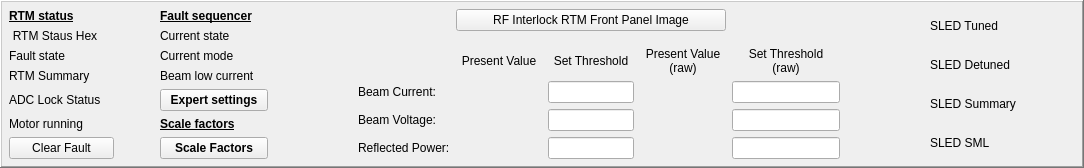
        <widget class="QFrame" name="frame">
         <property name="frameShape">
          <enum>QFrame::WinPanel</enum>
         </property>
         <property name="frameShadow">
          <enum>QFrame::Raised</enum>
         </property>
         <property name="lineWidth">
          <number>9</number>
         </property>
         <layout class="QHBoxLayout" name="horizontalLayout">
          <property name="leftMargin">
           <number>5</number>
          </property>
          <property name="topMargin">
           <number>5</number>
          </property>
          <property name="rightMargin">
           <number>5</number>
          </property>
          <property name="bottomMargin">
           <number>5</number>
          </property>
          <item>
           <layout class="QGridLayout" name="gridLayout">
            <property name="leftMargin">
             <number>2</number>
            </property>
            <property name="topMargin">
             <number>2</number>
            </property>
            <property name="rightMargin">
             <number>2</number>
            </property>
            <property name="bottomMargin">
             <number>2</number>
            </property>
            <item row="4" column="0">
             <widget class="QLabel" name="label_2">
              <property name="styleSheet">
               <string notr="true"/>
              </property>
              <property name="text">
               <string>RTM Summary</string>
              </property>
              <property name="alignment">
               <set>Qt::AlignLeading|Qt::AlignLeft|Qt::AlignVCenter</set>
              </property>
             </widget>
            </item>
            <item row="6" column="1">
             <widget class="PyDMLabel" name="PyDMLabel_4">
              <property name="toolTip">
               <string/>
              </property>
              <property name="alarmSensitiveContent" stdset="0">
               <bool>true</bool>
              </property>
              <property name="channel" stdset="0">
               <string>ca://${DEV}:RTM_MOTR_ON</string>
              </property>
             </widget>
            </item>
            <item row="2" column="0">
             <widget class="QLabel" name="label_24">
              <property name="styleSheet">
               <string notr="true"/>
              </property>
              <property name="text">
               <string>RTM Staus Hex</string>
              </property>
              <property name="alignment">
               <set>Qt::AlignBottom|Qt::AlignHCenter</set>
              </property>
             </widget>
            </item>
            <item row="3" column="1">
             <widget class="PyDMLabel" name="PyDMLabel">
              <property name="toolTip">
               <string/>
              </property>
              <property name="alarmSensitiveContent" stdset="0">
               <bool>true</bool>
              </property>
              <property name="channel" stdset="0">
               <string>ca://${DEV}:RTM_FAULTOUT</string>
              </property>
             </widget>
            </item>
            <item row="1" column="0" colspan="2">
             <widget class="QLabel" name="label_23">
              <property name="font">
               <font>
                <weight>75</weight>
                <bold>true</bold>
                <underline>true</underline>
               </font>
              </property>
              <property name="text">
               <string>RTM status</string>
              </property>
             </widget>
            </item>
            <item row="5" column="3" colspan="2">
             <widget class="PyDMRelatedDisplayButton" name="PyDMRelatedDisplayButton_5">
              <property name="font">
               <font>
                <weight>75</weight>
                <bold>true</bold>
               </font>
              </property>
              <property name="toolTip">
               <string/>
              </property>
              <property name="text">
               <string>Expert settings</string>
              </property>
              <property name="filenames" stdset="0">
               <stringlist>
                <string>fault_seq.ui</string>
               </stringlist>
              </property>
              <property name="openInNewWindow" stdset="0">
               <bool>true</bool>
              </property>
             </widget>
            </item>
            <item row="6" column="3" colspan="2">
             <widget class="QLabel" name="label_33">
              <property name="font">
               <font>
                <weight>75</weight>
                <bold>true</bold>
                <underline>true</underline>
               </font>
              </property>
              <property name="text">
               <string>Scale factors</string>
              </property>
             </widget>
            </item>
            <item row="4" column="1">
             <widget class="PyDMLabel" name="PyDMLabel_2">
              <property name="toolTip">
               <string/>
              </property>
              <property name="alarmSensitiveContent" stdset="0">
               <bool>true</bool>
              </property>
              <property name="channel" stdset="0">
               <string>ca://${DEV}:RTM_FAULTSUMY</string>
              </property>
             </widget>
            </item>
            <item row="7" column="0" colspan="2">
             <widget class="PyDMPushButton" name="PyDMPushButton">
              <property name="toolTip">
               <string/>
              </property>
              <property name="styleSheet">
               <string notr="true"/>
              </property>
              <property name="text">
               <string>Clear Fault</string>
              </property>
              <property name="checkable">
               <bool>false</bool>
              </property>
              <property name="autoRepeat">
               <bool>false</bool>
              </property>
              <property name="autoDefault">
               <bool>true</bool>
              </property>
              <property name="channel" stdset="0">
               <string>ca://${DEV}:RTM_CLEARFAULT</string>
              </property>
              <property name="pressValue" stdset="0">
               <string>1</string>
              </property>
             </widget>
            </item>
            <item row="6" column="0">
             <widget class="QLabel" name="label_21">
              <property name="styleSheet">
               <string notr="true"/>
              </property>
              <property name="text">
               <string>Motor running</string>
              </property>
              <property name="alignment">
               <set>Qt::AlignLeading|Qt::AlignLeft|Qt::AlignVCenter</set>
              </property>
             </widget>
            </item>
            <item row="1" column="3">
             <widget class="QLabel" name="label_13">
              <property name="font">
               <font>
                <weight>75</weight>
                <bold>true</bold>
                <underline>true</underline>
               </font>
              </property>
              <property name="text">
               <string>Fault sequencer</string>
              </property>
             </widget>
            </item>
            <item row="3" column="3">
             <widget class="QLabel" name="label_39">
              <property name="text">
               <string>Current mode</string>
              </property>
             </widget>
            </item>
            <item row="5" column="1">
             <widget class="PyDMLabel" name="PyDMLabel_3">
              <property name="toolTip">
               <string/>
              </property>
              <property name="alarmSensitiveContent" stdset="0">
               <bool>true</bool>
              </property>
              <property name="channel" stdset="0">
               <string>ca://${DEV}:RTM_ADCLOCK</string>
              </property>
             </widget>
            </item>
            <item row="3" column="0">
             <widget class="QLabel" name="label">
              <property name="styleSheet">
               <string notr="true"/>
              </property>
              <property name="text">
               <string>Fault state</string>
              </property>
              <property name="alignment">
               <set>Qt::AlignLeading|Qt::AlignLeft|Qt::AlignVCenter</set>
              </property>
             </widget>
            </item>
            <item row="4" column="4">
             <widget class="PyDMLabel" name="PyDMLabel_22">
              <property name="toolTip">
               <string/>
              </property>
              <property name="alarmSensitiveContent" stdset="0">
               <bool>true</bool>
              </property>
              <property name="channel" stdset="0">
               <string>ca://${DEV}:BCUR_FLT</string>
              </property>
             </widget>
            </item>
            <item row="7" column="3" colspan="2">
             <widget class="PyDMRelatedDisplayButton" name="PyDMRelatedDisplayButton_4">
              <property name="font">
               <font>
                <weight>75</weight>
                <bold>true</bold>
               </font>
              </property>
              <property name="toolTip">
               <string/>
              </property>
              <property name="text">
               <string>Scale Factors</string>
              </property>
              <property name="filenames" stdset="0">
               <stringlist>
                <string>rtm_scale_factors.ui</string>
               </stringlist>
              </property>
              <property name="openInNewWindow" stdset="0">
               <bool>true</bool>
              </property>
             </widget>
            </item>
            <item row="3" column="4">
             <widget class="PyDMLabel" name="PyDMLabel_26">
              <property name="toolTip">
               <string/>
              </property>
              <property name="alarmSensitiveContent" stdset="0">
               <bool>true</bool>
              </property>
              <property name="channel" stdset="0">
               <string>ca://${DEV}:FAULTSEQ_MODE</string>
              </property>
             </widget>
            </item>
            <item row="4" column="3">
             <widget class="QLabel" name="label_38">
              <property name="text">
               <string>Beam low current</string>
              </property>
             </widget>
            </item>
            <item row="5" column="0">
             <widget class="QLabel" name="label_20">
              <property name="styleSheet">
               <string notr="true"/>
              </property>
              <property name="text">
               <string>ADC Lock Status</string>
              </property>
              <property name="alignment">
               <set>Qt::AlignLeading|Qt::AlignLeft|Qt::AlignVCenter</set>
              </property>
             </widget>
            </item>
            <item row="2" column="4">
             <widget class="PyDMLabel" name="PyDMLabel_21">
              <property name="toolTip">
               <string/>
              </property>
              <property name="alarmSensitiveContent" stdset="0">
               <bool>true</bool>
              </property>
              <property name="channel" stdset="0">
               <string>ca://${DEV}:FAULTSEQ_STATUS</string>
              </property>
             </widget>
            </item>
            <item row="2" column="3">
             <widget class="QLabel" name="label_32">
              <property name="text">
               <string>Current state</string>
              </property>
             </widget>
            </item>
            <item row="2" column="1">
             <widget class="PyDMLabel" name="PyDMLabel_27">
              <property name="toolTip">
               <string/>
              </property>
              <property name="alarmSensitiveContent" stdset="0">
               <bool>true</bool>
              </property>
              <property name="channel" stdset="0">
               <string>ca://${DEV}:RTM_STATUS_HEX</string>
              </property>
              <property name="displayFormat" stdset="0">
               <enum>PyDMLabel::Hex</enum>
              </property>
             </widget>
            </item>
            <item row="1" column="2" rowspan="7">
             <spacer name="horizontalSpacer_5">
              <property name="orientation">
               <enum>Qt::Horizontal</enum>
              </property>
              <property name="sizeHint" stdset="0">
               <size>
                <width>40</width>
                <height>20</height>
               </size>
              </property>
             </spacer>
            </item>
           </layout>
          </item>
          <item>
           <spacer name="horizontalSpacer_8">
            <property name="orientation">
             <enum>Qt::Horizontal</enum>
            </property>
            <property name="sizeType">
             <enum>QSizePolicy::Expanding</enum>
            </property>
            <property name="sizeHint" stdset="0">
             <size>
              <width>20</width>
              <height>20</height>
             </size>
            </property>
           </spacer>
          </item>
          <item>
           <spacer name="horizontalSpacer">
            <property name="orientation">
             <enum>Qt::Horizontal</enum>
            </property>
            <property name="sizeHint" stdset="0">
             <size>
              <width>60</width>
              <height>20</height>
             </size>
            </property>
           </spacer>
          </item>
          <item>
           <layout class="QGridLayout" name="gridLayout_4" rowstretch="0,0,0,0,0,0,0,0" rowminimumheight="0,0,0,0,0,0,0,0">
            <property name="leftMargin">
             <number>2</number>
            </property>
            <property name="topMargin">
             <number>2</number>
            </property>
            <property name="rightMargin">
             <number>2</number>
            </property>
            <property name="bottomMargin">
             <number>2</number>
            </property>
            <property name="verticalSpacing">
             <number>6</number>
            </property>
            <item row="6" column="4">
             <widget class="PyDMLineEdit" name="PyDMLineEdit_2">
              <property name="toolTip">
               <string/>
              </property>
              <property name="showUnits" stdset="0">
               <bool>true</bool>
              </property>
              <property name="alarmSensitiveContent" stdset="0">
               <bool>true</bool>
              </property>
              <property name="channel" stdset="0">
               <string>ca://${DEV}:SET_BV_ILK_RAW</string>
              </property>
             </widget>
            </item>
            <item row="5" column="0">
             <widget class="QLabel" name="label_29">
              <property name="sizePolicy">
               <sizepolicy hsizetype="Preferred" vsizetype="Preferred">
                <horstretch>1</horstretch>
                <verstretch>1</verstretch>
               </sizepolicy>
              </property>
              <property name="styleSheet">
               <string notr="true"/>
              </property>
              <property name="text">
               <string>Beam Current:</string>
              </property>
             </widget>
            </item>
            <item row="7" column="1">
             <widget class="PyDMLabel" name="PyDMLabel_25">
              <property name="toolTip">
               <string/>
              </property>
              <property name="showUnits" stdset="0">
               <bool>true</bool>
              </property>
              <property name="alarmSensitiveContent" stdset="0">
               <bool>true</bool>
              </property>
              <property name="channel" stdset="0">
               <string>ca://${DEV}:RE_ILK</string>
              </property>
             </widget>
            </item>
            <item row="0" column="1" colspan="3">
             <widget class="PyDMRelatedDisplayButton" name="PyDMRelatedDisplayButton">
              <property name="enabled">
               <bool>true</bool>
              </property>
              <property name="sizePolicy">
               <sizepolicy hsizetype="Minimum" vsizetype="Fixed">
                <horstretch>1</horstretch>
                <verstretch>1</verstretch>
               </sizepolicy>
              </property>
              <property name="toolTip">
               <string/>
              </property>
              <property name="text">
               <string>RF Interlock RTM Front Panel Image</string>
              </property>
              <property name="filenames" stdset="0">
               <stringlist>
                <string>rf_interlock_rtm_picture.ui</string>
               </stringlist>
              </property>
              <property name="openInNewWindow" stdset="0">
               <bool>true</bool>
              </property>
             </widget>
            </item>
            <item row="6" column="2">
             <widget class="PyDMLineEdit" name="PyDMLineEdit_5">
              <property name="toolTip">
               <string/>
              </property>
              <property name="showUnits" stdset="0">
               <bool>true</bool>
              </property>
              <property name="alarmSensitiveContent" stdset="0">
               <bool>true</bool>
              </property>
              <property name="channel" stdset="0">
               <string>ca://${DEV}:SET_BV_ILK</string>
              </property>
             </widget>
            </item>
            <item row="5" column="2">
             <widget class="PyDMLineEdit" name="PyDMLineEdit_4">
              <property name="toolTip">
               <string/>
              </property>
              <property name="showUnits" stdset="0">
               <bool>true</bool>
              </property>
              <property name="alarmSensitiveContent" stdset="0">
               <bool>true</bool>
              </property>
              <property name="channel" stdset="0">
               <string>ca://${DEV}:SET_BC_ILK</string>
              </property>
             </widget>
            </item>
            <item row="5" column="1">
             <widget class="PyDMLabel" name="PyDMLabel_23">
              <property name="toolTip">
               <string/>
              </property>
              <property name="showUnits" stdset="0">
               <bool>true</bool>
              </property>
              <property name="alarmSensitiveContent" stdset="0">
               <bool>true</bool>
              </property>
              <property name="channel" stdset="0">
               <string>ca://${DEV}:BC_ILK</string>
              </property>
             </widget>
            </item>
            <item row="6" column="3">
             <widget class="PyDMLabel" name="PyDMLabel_6">
              <property name="toolTip">
               <string/>
              </property>
              <property name="showUnits" stdset="0">
               <bool>true</bool>
              </property>
              <property name="alarmSensitiveContent" stdset="0">
               <bool>true</bool>
              </property>
              <property name="channel" stdset="0">
               <string>ca://${DEV}:BV_ILK_RAW</string>
              </property>
             </widget>
            </item>
            <item row="7" column="0">
             <widget class="QLabel" name="label_31">
              <property name="sizePolicy">
               <sizepolicy hsizetype="Preferred" vsizetype="Preferred">
                <horstretch>1</horstretch>
                <verstretch>1</verstretch>
               </sizepolicy>
              </property>
              <property name="styleSheet">
               <string notr="true"/>
              </property>
              <property name="text">
               <string>Reflected Power:</string>
              </property>
             </widget>
            </item>
            <item row="5" column="4">
             <widget class="PyDMLineEdit" name="PyDMLineEdit">
              <property name="toolTip">
               <string/>
              </property>
              <property name="showUnits" stdset="0">
               <bool>true</bool>
              </property>
              <property name="alarmSensitiveContent" stdset="0">
               <bool>true</bool>
              </property>
              <property name="channel" stdset="0">
               <string>ca://${DEV}:SET_BC_ILK_RAW</string>
              </property>
             </widget>
            </item>
            <item row="0" column="4">
             <spacer name="horizontalSpacer_7">
              <property name="orientation">
               <enum>Qt::Horizontal</enum>
              </property>
              <property name="sizeType">
               <enum>QSizePolicy::Expanding</enum>
              </property>
              <property name="sizeHint" stdset="0">
               <size>
                <width>40</width>
                <height>20</height>
               </size>
              </property>
             </spacer>
            </item>
            <item row="6" column="1">
             <widget class="PyDMLabel" name="PyDMLabel_24">
              <property name="toolTip">
               <string/>
              </property>
              <property name="showUnits" stdset="0">
               <bool>true</bool>
              </property>
              <property name="alarmSensitiveContent" stdset="0">
               <bool>true</bool>
              </property>
              <property name="channel" stdset="0">
               <string>ca://${DEV}:BV_ILK</string>
              </property>
             </widget>
            </item>
            <item row="3" column="4">
             <widget class="QLabel" name="label_25">
              <property name="styleSheet">
               <string notr="true"/>
              </property>
              <property name="text">
               <string>Set Threshold
(raw)</string>
              </property>
              <property name="alignment">
               <set>Qt::AlignCenter</set>
              </property>
             </widget>
            </item>
            <item row="3" column="1">
             <widget class="QLabel" name="label_27">
              <property name="styleSheet">
               <string notr="true"/>
              </property>
              <property name="text">
               <string>Present Value</string>
              </property>
              <property name="alignment">
               <set>Qt::AlignCenter</set>
              </property>
             </widget>
            </item>
            <item row="7" column="2">
             <widget class="PyDMLineEdit" name="PyDMLineEdit_6">
              <property name="toolTip">
               <string/>
              </property>
              <property name="showUnits" stdset="0">
               <bool>true</bool>
              </property>
              <property name="alarmSensitiveContent" stdset="0">
               <bool>true</bool>
              </property>
              <property name="channel" stdset="0">
               <string>ca://${DEV}:SET_RE_ILK</string>
              </property>
             </widget>
            </item>
            <item row="5" column="3">
             <widget class="PyDMLabel" name="PyDMLabel_5">
              <property name="toolTip">
               <string/>
              </property>
              <property name="showUnits" stdset="0">
               <bool>true</bool>
              </property>
              <property name="alarmSensitiveContent" stdset="0">
               <bool>true</bool>
              </property>
              <property name="channel" stdset="0">
               <string>ca://${DEV}:BC_ILK_RAW</string>
              </property>
             </widget>
            </item>
            <item row="6" column="0">
             <widget class="QLabel" name="label_30">
              <property name="sizePolicy">
               <sizepolicy hsizetype="Preferred" vsizetype="Preferred">
                <horstretch>1</horstretch>
                <verstretch>1</verstretch>
               </sizepolicy>
              </property>
              <property name="styleSheet">
               <string notr="true"/>
              </property>
              <property name="text">
               <string>Beam Voltage:</string>
              </property>
             </widget>
            </item>
            <item row="7" column="3">
             <widget class="PyDMLabel" name="PyDMLabel_7">
              <property name="toolTip">
               <string/>
              </property>
              <property name="showUnits" stdset="0">
               <bool>true</bool>
              </property>
              <property name="alarmSensitiveContent" stdset="0">
               <bool>true</bool>
              </property>
              <property name="channel" stdset="0">
               <string>ca://${DEV}:RE_ILK_RAW</string>
              </property>
             </widget>
            </item>
            <item row="7" column="4">
             <widget class="PyDMLineEdit" name="PyDMLineEdit_3">
              <property name="toolTip">
               <string/>
              </property>
              <property name="showUnits" stdset="0">
               <bool>true</bool>
              </property>
              <property name="alarmSensitiveContent" stdset="0">
               <bool>true</bool>
              </property>
              <property name="channel" stdset="0">
               <string>ca://${DEV}:SET_RE_ILK_RAW</string>
              </property>
             </widget>
            </item>
            <item row="3" column="2">
             <widget class="QLabel" name="label_28">
              <property name="styleSheet">
               <string notr="true"/>
              </property>
              <property name="text">
               <string>Set Threshold</string>
              </property>
              <property name="alignment">
               <set>Qt::AlignCenter</set>
              </property>
             </widget>
            </item>
            <item row="3" column="3">
             <widget class="QLabel" name="label_26">
              <property name="styleSheet">
               <string notr="true"/>
              </property>
              <property name="text">
               <string>Present Value
(raw)</string>
              </property>
              <property name="alignment">
               <set>Qt::AlignCenter</set>
              </property>
             </widget>
            </item>
            <item row="0" column="0">
             <spacer name="horizontalSpacer_6">
              <property name="orientation">
               <enum>Qt::Horizontal</enum>
              </property>
              <property name="sizeHint" stdset="0">
               <size>
                <width>40</width>
                <height>20</height>
               </size>
              </property>
             </spacer>
            </item>
            <item row="1" column="1">
             <spacer name="verticalSpacer">
              <property name="orientation">
               <enum>Qt::Vertical</enum>
              </property>
              <property name="sizeType">
               <enum>QSizePolicy::Expanding</enum>
              </property>
              <property name="sizeHint" stdset="0">
               <size>
                <width>20</width>
                <height>5</height>
               </size>
              </property>
             </spacer>
            </item>
           </layout>
          </item>
          <item>
           <spacer name="horizontalSpacer_3">
            <property name="orientation">
             <enum>Qt::Horizontal</enum>
            </property>
            <property name="sizeHint" stdset="0">
             <size>
              <width>60</width>
              <height>20</height>
             </size>
            </property>
           </spacer>
          </item>
          <item>
           <spacer name="horizontalSpacer_9">
            <property name="orientation">
             <enum>Qt::Horizontal</enum>
            </property>
            <property name="sizeType">
             <enum>QSizePolicy::Expanding</enum>
            </property>
            <property name="sizeHint" stdset="0">
             <size>
              <width>20</width>
              <height>20</height>
             </size>
            </property>
           </spacer>
          </item>
          <item>
           <layout class="QGridLayout" name="gridLayout_3">
            <property name="leftMargin">
             <number>2</number>
            </property>
            <property name="topMargin">
             <number>2</number>
            </property>
            <property name="rightMargin">
             <number>2</number>
            </property>
            <property name="bottomMargin">
             <number>2</number>
            </property>
            <item row="0" column="0">
             <widget class="QLabel" name="label_34">
              <property name="styleSheet">
               <string notr="true"/>
              </property>
              <property name="text">
               <string>SLED Tuned</string>
              </property>
             </widget>
            </item>
            <item row="0" column="1">
             <widget class="PyDMLabel" name="PyDMLabel_8">
              <property name="toolTip">
               <string/>
              </property>
              <property name="alarmSensitiveContent" stdset="0">
               <bool>true</bool>
              </property>
              <property name="channel" stdset="0">
               <string>ca://${DEV}:RTM_SLED_TUNED</string>
              </property>
             </widget>
            </item>
            <item row="3" column="0">
             <widget class="QLabel" name="label_37">
              <property name="styleSheet">
               <string notr="true"/>
              </property>
              <property name="text">
               <string>SLED SML</string>
              </property>
             </widget>
            </item>
            <item row="2" column="0">
             <widget class="QLabel" name="label_36">
              <property name="styleSheet">
               <string notr="true"/>
              </property>
              <property name="text">
               <string>SLED Summary</string>
              </property>
             </widget>
            </item>
            <item row="1" column="0">
             <widget class="QLabel" name="label_35">
              <property name="styleSheet">
               <string notr="true"/>
              </property>
              <property name="text">
               <string>SLED Detuned</string>
              </property>
             </widget>
            </item>
            <item row="1" column="1">
             <widget class="PyDMLabel" name="PyDMLabel_9">
              <property name="toolTip">
               <string/>
              </property>
              <property name="alarmSensitiveContent" stdset="0">
               <bool>true</bool>
              </property>
              <property name="channel" stdset="0">
               <string>ca://${DEV}:RTM_SLED_DETUNED</string>
              </property>
             </widget>
            </item>
            <item row="2" column="1">
             <widget class="PyDMLabel" name="PyDMLabel_10">
              <property name="toolTip">
               <string/>
              </property>
              <property name="alarmSensitiveContent" stdset="0">
               <bool>true</bool>
              </property>
              <property name="channel" stdset="0">
               <string>ca://${DEV}:RTM_SLED_SUMY</string>
              </property>
             </widget>
            </item>
            <item row="3" column="1">
             <widget class="PyDMLabel" name="PyDMLabel_11">
              <property name="toolTip">
               <string/>
              </property>
              <property name="alarmSensitiveContent" stdset="0">
               <bool>true</bool>
              </property>
              <property name="channel" stdset="0">
               <string>ca://${DEV}:RTM_SLED_SML</string>
              </property>
             </widget>
            </item>
           </layout>
          </item>
          <item>
           <spacer name="horizontalSpacer_4">
            <property name="orientation">
             <enum>Qt::Horizontal</enum>
            </property>
            <property name="sizeHint" stdset="0">
             <size>
              <width>40</width>
              <height>20</height>
             </size>
            </property>
           </spacer>
          </item>
          <item>
           <widget class="PyDMEmbeddedDisplay" name="PyDMEmbeddedDisplay">
            <property name="toolTip">
             <string/>
            </property>
            <property name="filename" stdset="0">
             <string>rtm_firmware_version.ui</string>
            </property>
           </widget>
          </item>
         </layout>
        </widget>
